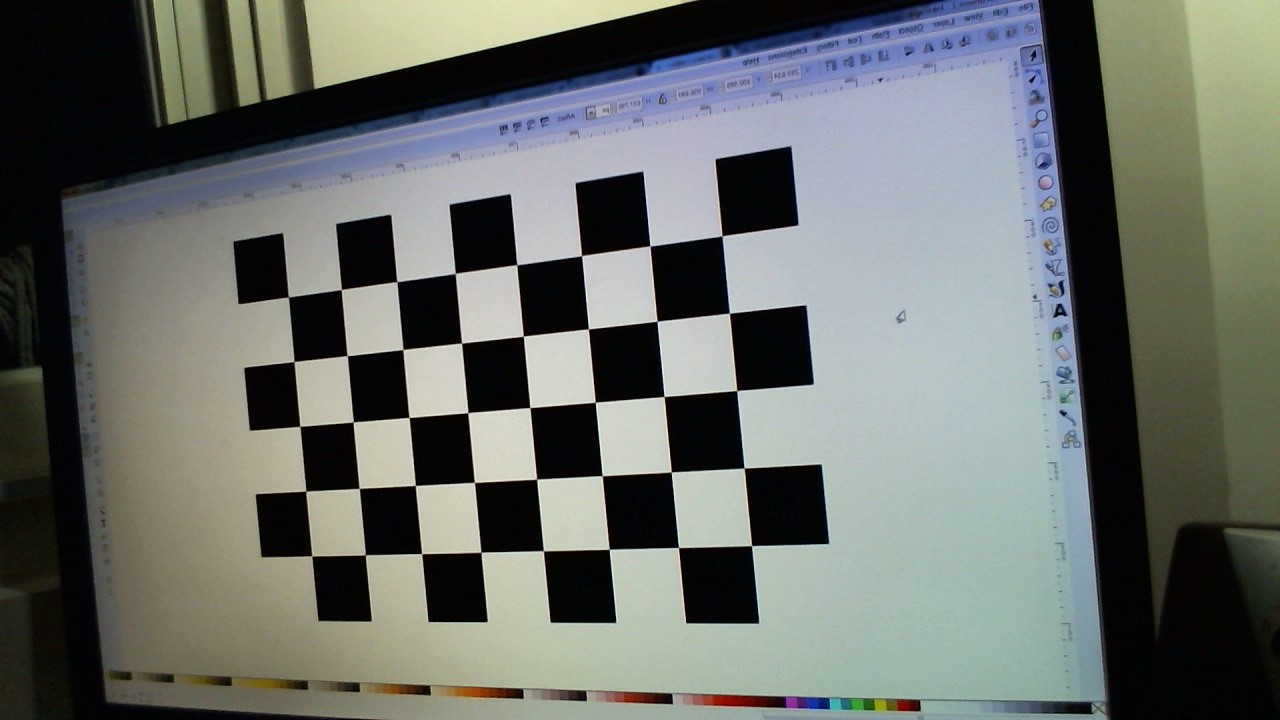
#> input picture playground-python/camera_calibration/origin/WIN_20150504_003630.JPG, 1280 x 720 px; its folder holds only this picture in this run
$ python AR_static.py   (Python 2 division)
#> lines starting #> are read from the running program, lines starting #| are printed output that depends on the picture

"""
usage: >>>python AR_static.py

This program load the files in ./origin/*jpg.
It find 8*5 chessboard in the pictures and compute the pose of it
finally it draws the three axis and show them
"""


import cv2
import numpy as np
import glob


# Load previously saved data
with np.load('camera_parameters.npz') as X:
#> (reads playground-python/camera_calibration/camera_parameters.npz from the repository)
    mtx, dist, _, _ = [X[i] for i in ('mtx','dist','rvecs','tvecs')]


print 'data loaded...'

def draw(img, corners, imgpts):
    corner = tuple(corners[0].ravel())
    cv2.line(img, corner, tuple(imgpts[0].ravel()), (255,0,0), 5)
    cv2.line(img, corner, tuple(imgpts[1].ravel()), (0,255,0), 5)
    cv2.line(img, corner, tuple(imgpts[2].ravel()), (0,0,255), 5)
    return img


print __name__.__doc__

shp = (8, 5)

criteria = (cv2.TERM_CRITERIA_EPS + cv2.TERM_CRITERIA_MAX_ITER, 30, 0.001)
objp = np.zeros((shp[1]*shp[0],3), np.float32)
objp[:,:2] = np.mgrid[0:shp[0],0:shp[1]].T.reshape(-1,2)

axis = np.float32([[3,0,0], [0,3,0], [0,0,-3]]).reshape(-1,3)

for fname in glob.glob('./origin/*.jpg'):

    img = cv2.imread(fname)
#> img is the input picture: shape (720, 1280, 3); mean B, G, R 106.3, 110.5, 106.4

    print 'processing', fname, '... size = ', img.shape
#> (printed output is left out)
    gray = cv2.cvtColor(img,cv2.COLOR_BGR2GRAY)
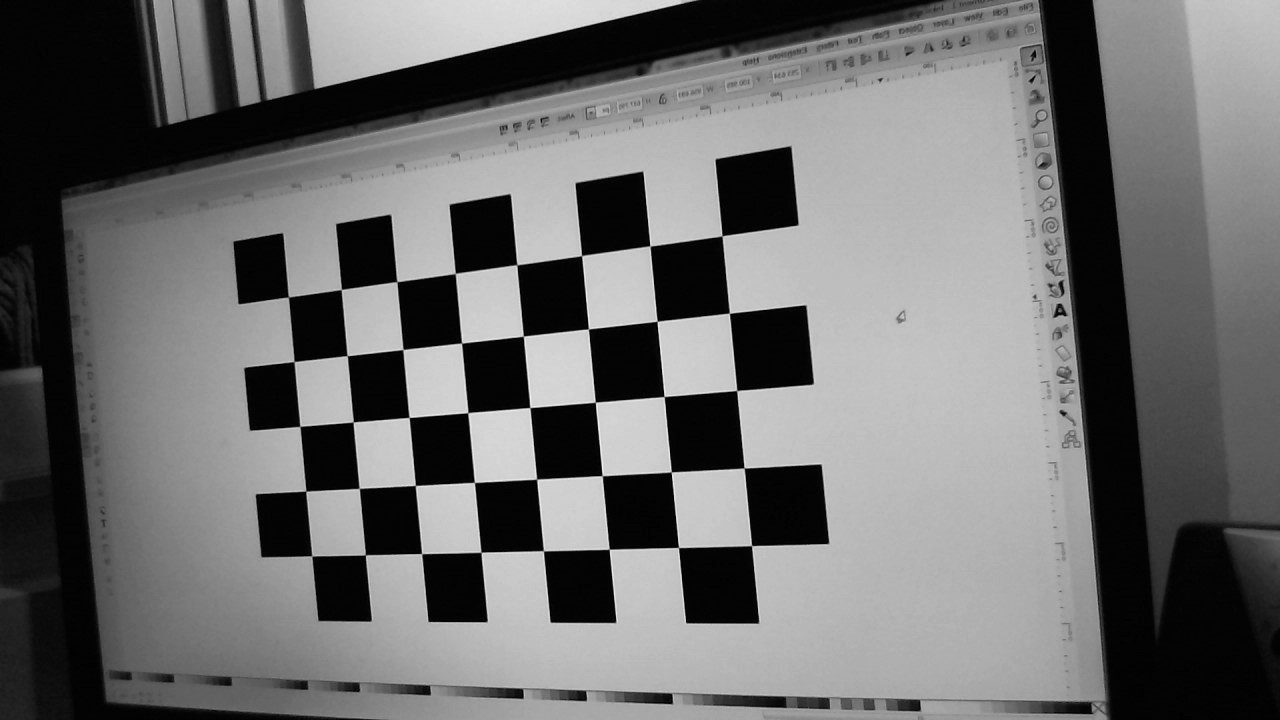
#> gray: shape (720, 1280); min 0, max 247, mean 108.8
    ret, corners = cv2.findChessboardCorners(gray, shp, None)
#> ret = True; corners = 40 rows, first 8: [288.5, 297], [341.4, 289.5], [397, 281.7], [455.3, 273.4], [516.9, 264.8], [581.5, 255.6], [650, 245.9], [722, 236]

    if ret == True:
        cv2.cornerSubPix(gray,corners,(11,11),(-1,-1),criteria)

        # Find the rotation and translation vectors.
#> (the run stopped early here; a loop or call above may not have finished)
